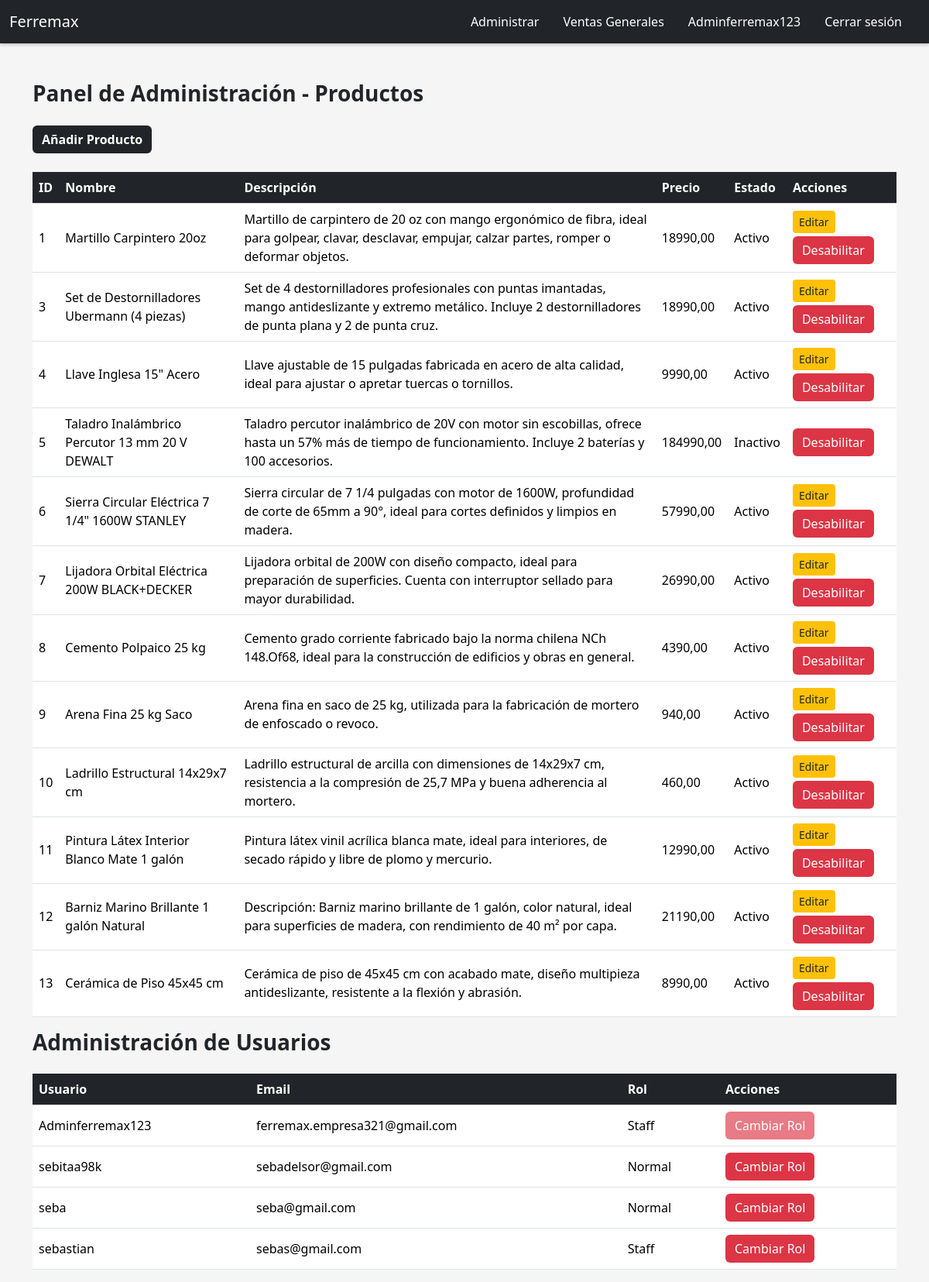
Page /admin-index/ (signed in) on the committed database.
### home/models.py (models this page shows, shortened)
class Producto(models.Model):
    nombre = models.CharField(max_length=100)
    precio = models.DecimalField(max_digits=10, decimal_places=2)
    descripcion = models.TextField()
    stock = models.IntegerField()
    imagen_url = models.URLField(null=True, blank=True)
    estado = models.BooleanField(default=True)

### admin_crud_rol/views.py (the view)
# urls.py: path('admin-index/', admin_view, name='admin-index'),
@user_passes_test(lambda u: u.is_staff)
def admin_view(request):
    productos = Producto.objects.all()  # Obtener todos los productos
    usuarios = User.objects.all()  # Obtener todos los usuarios
    return render(request, 'admin/admin-index.html', {'productos': productos, 'usuarios': usuarios})

### admin_crud_rol/templates/admin/admin-index.html (shortened to what this page needs)
{% load static %}
<!DOCTYPE html>
<html lang="es">
<head>
    <link href="https://cdn.jsdelivr.net/npm/bootstrap@5.3.5/dist/css/bootstrap.min.css" rel="stylesheet">
    <link href="{% static 'css/style-admin-index.css'%}" rel="stylesheet">
</head>
<body>
    {% include 'home/navbar.html' %}
    <div class="container mt-5">
        <h3>Panel de Administración - Productos</h3>
        <button type="button" class="btn btn-success add-product" data-bs-toggle="modal" data-bs-target="#formModal">Añadir Producto</button>
        <table class="table mt-4">
            <thead>
                <tr>
                    <th>ID</th>
                    <th>Nombre</th>
                    <th>Descripción</th>
                    <th>Precio</th>
                    <th>Estado</th>
                    <th>Acciones</th>
                </tr>
            </thead>
            <tbody>
                {% for producto in productos %}
                <tr>
                    <td>{{ producto.id }}</td>
                    <td>{{ producto.nombre }}</td>
                    <td>{{ producto.descripcion }}</td>
                    <td>{{ producto.precio }}</td>
                    <td>{{ producto.estado|yesno:"Activo,Inactivo" }}</td>
                    <td>
                        {% if producto.estado %}
                            <a href="/editar_producto/{{ producto.id }}/" class="btn btn-warning btn-sm mb-1">
                                 Editar
                            </a>
                        {% endif %}
                        <button type="submit" class="btn btn-danger" onclick="cambiarEstadoProducto({{ producto.id }})">Desabilitar</button>
                    </td>
                </tr>
                {% endfor %}
            </tbody>
        </table>
        <h3>Administración de Usuarios</h3>
        <table class="table">
            <thead>
                <tr>
                    <th>Usuario</th>
                    <th>Email</th>
                    <th>Rol</th>
                    <th>Acciones</th>
                </tr>
            </thead>
            <tbody>
                {% for user in usuarios %}
                <tr>
                    <td>{{ user.username }}</td>
                    <td>{{ user.email }}</td>
                    <td>{{ user.is_staff|yesno:"Staff,Normal" }}</td>
                    <td>
                    <button type="submit" class="btn btn-danger cambiar-rol-btn" data-user-id="{{ user.id }}" onclick="cambiarRol({{ user.id }})">Cambiar Rol</button>
                    </td>
                </tr>
                {% endfor %}
            </tbody>
        </table>
    </div>
<div class="toast-container position-fixed top-0 end-0 p-3">
</div>
<div class="toast-container position-fixed top-0 end-0 p-3">
</div>

### home/templates/home/navbar.html (shortened to what this page needs)
<nav class="navbar navbar-expand-lg navbar-dark bg-dark">
  <div class="container-fluid">
    <a class="navbar-brand" href="/">Ferremax</a>
    <div class="collapse navbar-collapse" id="navbarNav">
      <ul class="navbar-nav ms-auto">
        {% if request.user.is_staff %}
          <li class="nav-item">
            <a class="nav-link active" href="{% url 'admin-index' %}">Administrar</a>
          </li>
          <li class="nav-item">
            <a class="nav-link active" href="{% url 'ver_ventas_generales' %}">Ventas Generales</a>
          </li>
        {% endif %}
        {% if request.user.is_authenticated %}
          <li class="nav-item">
            <span class="nav-link" id="username">{{ request.user.username }}</span>
          </li>
          <li class="nav-item">
            <form action="{% url 'logout' %}" method="POST">
              <button type="submit" class="nav-link btn btn-link">Cerrar sesión</button>
            </form>
          </li>
        {% endif %}
      </ul>
    </div>
  </div>
</nav>

### static/css/style-admin-index.css (style rules this page uses)
body { background-color: #f5f5f5; font-family: 'Segoe UI', Tahoma, Geneva, Verdana, sans-serif; margin: 0; padding: 0; }
.navbar { background-color: #212529 !important; box-shadow: 0 2px 4px rgba(0, 0, 0, 0.2); }
.navbar-brand, .nav-link { color: white !important; font-weight: 500; margin-right: 15px; transition: color 0.3s ease; }
h3 { font-weight: bold; color: #212529; margin-bottom: 1.5rem; }
.btn-success { background-color: #212529; border: none; font-weight: bold; }
.btn-warning { background-color: #ffc107; border: none; color: #212529; }
.btn-danger { background-color: #dc3545; border: none; }
.table th { background-color: #212529; color: white; }
.table td { vertical-align: middle; }

### rows in the picture
Producto: id "1", nombre "Martillo Carpintero 20oz", descripcion "Martillo de carpintero de 20 oz con mango ergonómico de fibra, ideal para golpear, clavar, desclavar, empujar, calzar partes, romper o deformar objetos.", precio "18990,00", estado "Activo"
Producto: id "3", nombre "Set de Destornilladores Ubermann (4 piezas)", descripcion "Set de 4 destornilladores profesionales con puntas imantadas, mango antideslizante y extremo metálico. Incluye 2 destornilladores de punta plana y 2 de punta cruz.", precio "18990,00", estado "Activo"
Producto: id "4", nombre "Llave Inglesa 15\" Acero", descripcion "Llave ajustable de 15 pulgadas fabricada en acero de alta calidad, ideal para ajustar o apretar tuercas o tornillos.", precio "9990,00", estado "Activo"
Producto: id "5", nombre "Taladro Inalámbrico Percutor 13 mm 20 V DEWALT", descripcion "Taladro percutor inalámbrico de 20V con motor sin escobillas, ofrece hasta un 57% más de tiempo de funcionamiento. Incluye 2 baterías y 100 accesorios.", precio "184990,00", estado "Inactivo"
Producto: id "6", nombre "Sierra Circular Eléctrica 7 1/4\" 1600W STANLEY", descripcion "Sierra circular de 7 1/4 pulgadas con motor de 1600W, profundidad de corte de 65mm a 90°, ideal para cortes definidos y limpios en madera.", precio "57990,00", estado "Activo"
Producto: id "7", nombre "Lijadora Orbital Eléctrica 200W BLACK+DECKER", descripcion "Lijadora orbital de 200W con diseño compacto, ideal para preparación de superficies. Cuenta con interruptor sellado para mayor durabilidad.", precio "26990,00", estado "Activo"
Producto: id "8", nombre "Cemento Polpaico 25 kg", descripcion "Cemento grado corriente fabricado bajo la norma chilena NCh 148.Of68, ideal para la construcción de edificios y obras en general.", precio "4390,00", estado "Activo"
Producto: id "9", nombre "Arena Fina 25 kg Saco", descripcion "Arena fina en saco de 25 kg, utilizada para la fabricación de mortero de enfoscado o revoco.", precio "940,00", estado "Activo"
Producto: id "10", nombre "Ladrillo Estructural 14x29x7 cm", descripcion "Ladrillo estructural de arcilla con dimensiones de 14x29x7 cm, resistencia a la compresión de 25,7 MPa y buena adherencia al mortero.", precio "460,00", estado "Activo"
Producto: id "11", nombre "Pintura Látex Interior Blanco Mate 1 galón", descripcion "Pintura látex vinil acrílica blanca mate, ideal para interiores, de secado rápido y libre de plomo y mercurio.", precio "12990,00", estado "Activo"
Producto: id "12", nombre "Barniz Marino Brillante 1 galón Natural", descripcion "Descripción: Barniz marino brillante de 1 galón, color natural, ideal para superficies de madera, con rendimiento de 40 m² por capa.", precio "21190,00", estado "Activo"
Producto: id "13", nombre "Cerámica de Piso 45x45 cm", descripcion "Cerámica de piso de 45x45 cm con acabado mate, diseño multipieza antideslizante, resistente a la flexión y abrasión.", precio "8990,00", estado "Activo"

### other values in the picture
{{ request.user.username }} "Adminferremax123"
{{ user.username }} "Adminferremax123"
{{ user.email }} "ferremax.empresa321@gmail.com"
{{ user.is_staff|yesno:"Staff,Normal" }} "Staff"
{{ user.username }} "sebitaa98k"
{{ user.email }} "sebadelsor@gmail.com"
{{ user.is_staff|yesno:"Staff,Normal" }} "Normal"
{{ user.username }} "seba"
{{ user.email }} "seba@gmail.com"
{{ user.username }} "sebastian"
{{ user.email }} "sebas@gmail.com"
